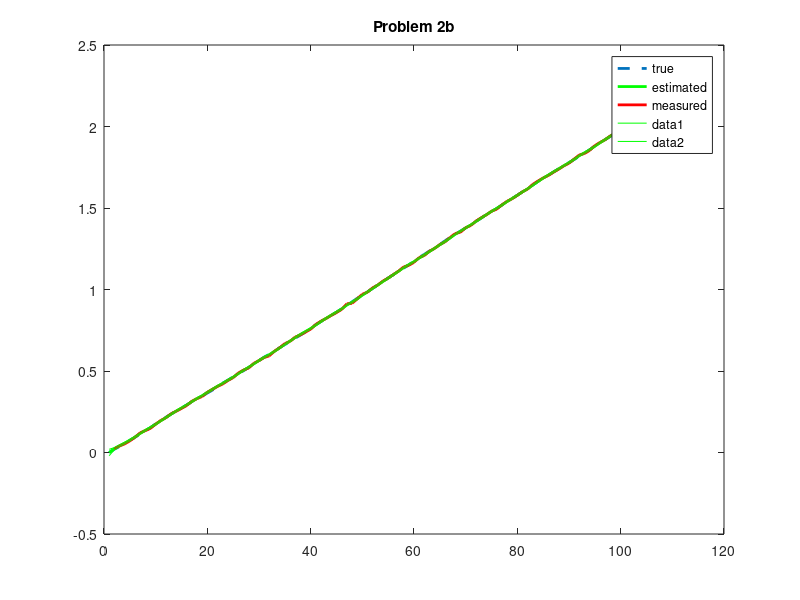

MATLAB code to generate this figure:
%% int_kf_gyro.m
%
% this is a script to handle part 2.b of homework 8
%
% - written by: Dimitri Lezcano

%% script
function f = int_kf_gyro
% Kalman filtering of the gyrometer with position measurements

% timing
dt = 1;   % time-step
N = 100;   % total time-steps
T = N*dt;  % final time

% noise terms
S.sig_v2 = 3E-6;      % external theta disturbance
S.sig_u2 = 3E-9;      % external beta  disturbance
S.sig_n2 = 1.5E-5;    % measurement noise variance

S.sig_v = sqrt(S.sig_v2);
S.sig_u = sqrt(S.sig_u2);
S.sig_n = sqrt(S.sig_n2);

% F matrix
S.F = [1 -dt;
       0 1];

% G (gamma) matrix
S.G = [dt; 
       0];

% Q matrix
S.Q = [dt*S.sig_v2 + dt^3*S.sig_u2/3, -dt^2*S.sig_u2/2;
       -dt^2*S.sig_u2/2,                dt*S.sig_u2];

% R matrix (measurement covariance)
S.R = S.sig_n2;

% H matrix (from measurement)
S.H = [1, 0];

% control terms
w = 0.02;  % known actual control

% initial estimate of mean and covariance
x = [0; 1.7E-7];
P = diag([1E-4 1E-12]);

xts = zeros(2, N+1); % true states (with bias)
xs = zeros(2, N+1);  % estimated states
Ps = zeros(2, 2, N+1); % estimated covariances
b = zeros(1, N+1); % true bias term
b(1) = x(2); % initial condition

zs = zeros(1, N);  % estimated state

pms = zeros(1, N); % measured position

xts(:,1) = x;
xs(:,1) = x;
Ps(:,:,1) = P;

for k=1:N
  db = S.sig_u*randn; % next drift term
  
  u = w + xts(2,k); % pick some known control with drift

  xts(:,k+1) = S.F*xts(:,k) + S.G*(u + S.sig_v*randn) + [0; db];  % true state

  [x,P] = kf_predict(x,P,u,S);  % prediction
  
  z = xts(1,k+1) + S.sig_n*randn;   % generate random measurement 
  
  [x,P] = kf_correct(x,P,z,S);  % correction
  
  % record result
  xs(:,k+1) = x;
  Ps(:,:,k+1) = P;
  zs(:,k) = z;
end

fig = figure(1);
plot(xts(1,:), '--', 'LineWidth',2); hold on;
hold on
plot(xs(1,:), 'g', 'LineWidth',2); hold on;
plot(2:N+1,zs(1,:), 'r', 'LineWidth',2); hold on;

legend('true', 'estimated','measured')
title('Problem 2b');

% 95% confidence intervals of the estimated position
plot(xs(1,:) + 1.96*reshape(sqrt(Ps(1,1,:)),N+1,1)', '-g'); hold on;
plot(xs(1,:) - 1.96*reshape(sqrt(Ps(1,1,:)),N+1,1)', '-g'); hold off;

% saving
saveas(fig, 'prob_2b.png');
disp('Saved figure: prob_2.png');



%% Functions
% Kalman filtering functions
function [x,P] = kf_predict(x, P, u, S)

x = S.F*x + S.G*u;
P = S.F*P*S.F' + S.Q;

function [x,P] = kf_correct(x, P, z, S)

K = P*S.H'*inv(S.H*P*S.H' + S.R);
P = (eye(length(x)) - K*S.H)*P;
x = x + K*(z - S.H*x);
